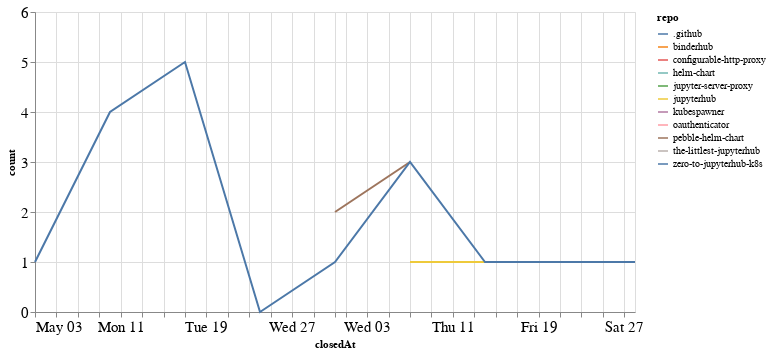

The notebook cell this image was saved under:
### Code cell
closed_by_time = closed_by.groupby('repo').resample('W', on='closedAt').count()['author'].reset_index()
closed_by_time = closed_by_time.rename(columns={'author': 'count'})

alt.Chart(closed_by_time, width=600).mark_line().encode(
    x='closedAt',
    y='count',
    color='repo',
    tooltip="repo"
)

### Figure 1 — Vega-Lite specification as saved in the notebook (floating-point values rounded to 4 significant figures)
{"config": {"axisLeft": {"labelFontSize": 15}, "axisBottom": {"labelFontSize": 15}}, "data": {"name": "data-ab8439e6505b7eed5c28b61ea1b7e549"}, "mark": "line", "encoding": {"color": {"type": "nominal", "field": "repo"}, "tooltip": {"type": "nominal", "field": "repo"}, "x": {"type": "temporal", "field": "closedAt"}, "y": {"type": "quantitative", "field": "count"}}, "width": 600, "$schema": "https://vega.github.io/schema/vega-lite/v4.8.1.json", "datasets": {"data-ab8439e6505b7eed5c28b61ea1b7e549": [{"repo": ".github", "closedAt": "2020-05-03T00:00:00", "count": 1}, {"repo": "binderhub", "closedAt": "2020-05-24T00:00:00", "count": 1}, {"repo": "configurable-http-proxy", "closedAt": "2020-05-31T00:00:00", "count": 6}, {"repo": "helm-chart", "closedAt": "2020-05-10T00:00:00", "count": 2}, {"repo": "jupyter-server-proxy", "closedAt": "2020-05-24T00:00:00", "count": 1}, {"repo": "jupyterhub", "closedAt": "2020-06-07T00:00:00", "count": 1}, {"repo": "jupyterhub", "closedAt": "2020-06-14T00:00:00", "count": 1}, {"repo": "kubespawner", "closedAt": "2020-06-28T00:00:00", "count": 1}, {"repo": "oauthenticator", "closedAt": "2020-05-17T00:00:00", "count": 1}, {"repo": "pebble-helm-chart", "closedAt": "2020-05-31T00:00:00", "count": 2}, {"repo": "pebble-helm-chart", "closedAt": "2020-06-07T00:00:00", "count": 3}, {"repo": "the-littlest-jupyterhub", "closedAt": "2020-05-10T00:00:00", "count": 1}, {"repo": "zero-to-jupyterhub-k8s", "closedAt": "2020-05-03T00:00:00", "count": 1}, {"repo": "zero-to-jupyterhub-k8s", "closedAt": "2020-05-10T00:00:00", "count": 4}, {"repo": "zero-to-jupyterhub-k8s", "closedAt": "2020-05-17T00:00:00", "count": 5}, {"repo": "zero-to-jupyterhub-k8s", "closedAt": "2020-05-24T00:00:00", "count": 0}, {"repo": "zero-to-jupyterhub-k8s", "closedAt": "2020-05-31T00:00:00", "count": 1}, {"repo": "zero-to-jupyterhub-k8s", "closedAt": "2020-06-07T00:00:00", "count": 3}, {"repo": "zero-to-jupyterhub-k8s", "closedAt": "2020-06-14T00:00:00", "count": 1}, {"repo": "zero-to-jupyterhub-k8s", "closedAt": "2020-06-21T00:00:00", "count": 1}, {"repo": "zero-to-jupyterhub-k8s", "closedAt": "2020-06-28T00:00:00", "count": 1}]}}
